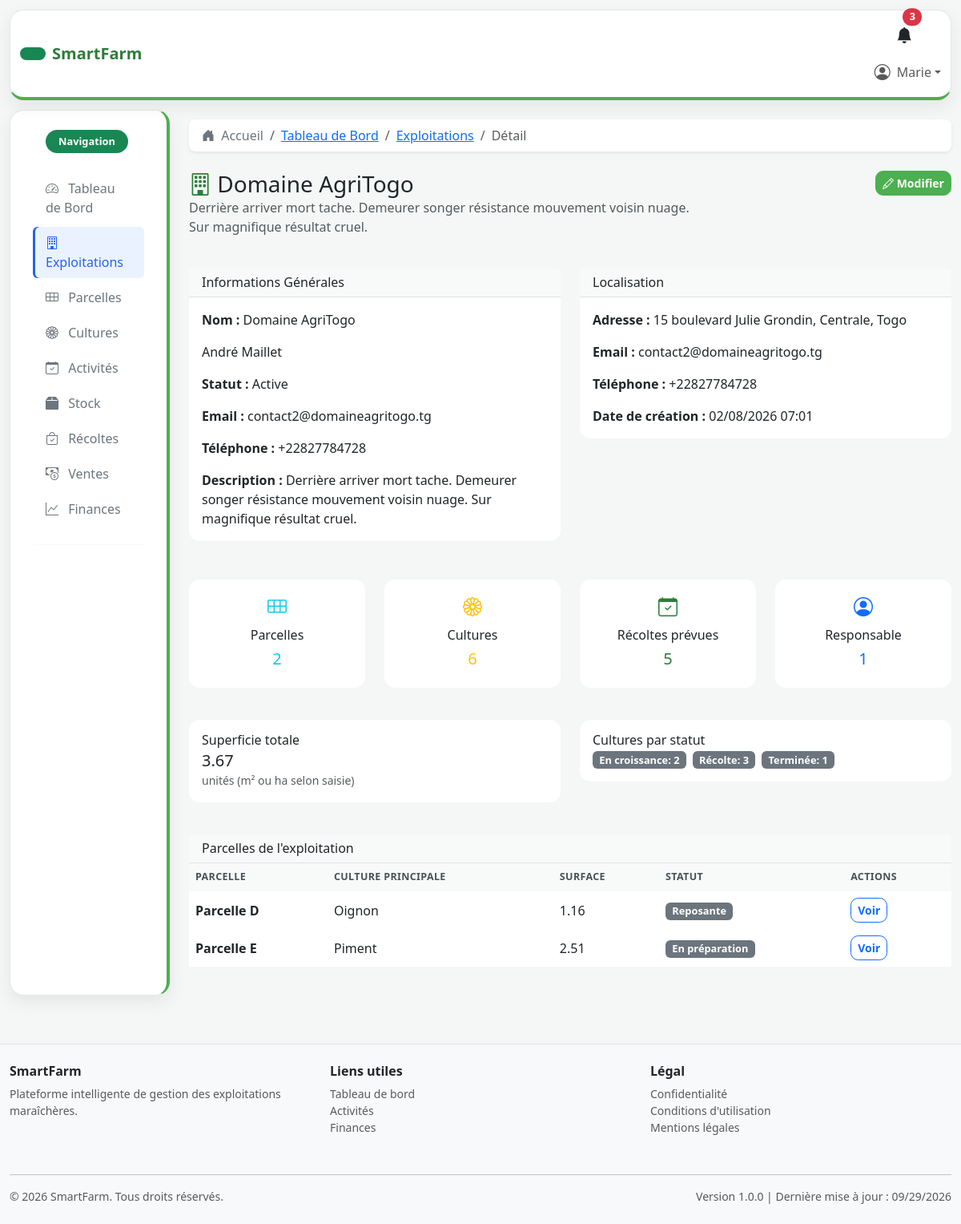
The app's page /exploitation/3/ (signed in) with its own data.
### exploitation/models.py (models this page shows, shortened)
class Exploitation(models.Model):
    STATUT_CHOICES = [
        ('active', 'Active'),
        ('inactive', 'Inactive'),
        ('suspendue', 'Suspendue'),
    ]
    nom = models.CharField(
        max_length=150,
        unique=True,
        help_text="Nom de l'exploitation"
    )
    description = models.TextField(
        blank=True,
        help_text="Description de l'exploitation"
    )
    statut = models.CharField(
        max_length=20,
        choices=STATUT_CHOICES,
        default='active',
        help_text="Statut de l'exploitation"
    )
    responsable = models.ForeignKey(
        User,
        on_delete=models.SET_NULL,
        null=True,
        blank=True,
        related_name='exploitations',
        help_text="Responsable principal de l'exploitation"
    )
    adresse = models.TextField(
        blank=True,
        help_text="Adresse de l'exploitation"
    )
    contact_email = models.EmailField(
        blank=True,
        help_text="Email de contact de l'exploitation"
    )
    contact_telephone = models.CharField(
        max_length=20,
        blank=True,
        help_text="Téléphone de contact"
    )
    date_creation = models.DateTimeField(
        auto_now_add=True,
        help_text="Date de création de l'exploitation"
    )
    date_modification = models.DateTimeField(
        auto_now=True,
        help_text="Date de dernière modification"
    )
    class Meta:
        ordering = ['nom']
        verbose_name = 'Exploitation'
        verbose_name_plural = 'Exploitations'
        db_table = 'exploitation_exploitation'

### parcelles/models.py (models this page shows, shortened)
class Parcelle(models.Model):
    STATUT_CHOICES = [
        ('actif', 'Actif'),
        ('en_preparation', 'En préparation'),
        ('reposante', 'Reposante'),
        ('suspendu', 'Suspendu'),
    ]
    TYPE_SOL_CHOICES = [
        ('argileux', 'Argileux'),
        ('sableux', 'Sableux'),
        ('limoneux', 'Limoneux'),
        ('calcaire', 'Calcaire'),
        ('organique', 'Organique'),
        ('mixte', 'Mixte'),
    ]
    nom = models.CharField(
        max_length=100,
        help_text="Nom ou identifiant de la parcelle"
    )
    code = models.CharField(
        max_length=50,
        unique=True,
        help_text="Code unique de la parcelle"
    )
    superficie = models.DecimalField(
        max_digits=10,
        decimal_places=2,
        help_text="Superficie en m² ou hectares"
    )
    type_sol = models.CharField(
        max_length=50,
        choices=TYPE_SOL_CHOICES,
        default='mixte',
        help_text="Type de sol de la parcelle"
    )
    irrigation = models.BooleanField(
    default=False,
    help_text="Indique si la parcelle dispose d'un système d'irrigation"
    )
    latitude = models.DecimalField(
        max_digits=9,
        decimal_places=6,
        null=True,
        blank=True,
        help_text="Latitude GPS"
    )
    longitude = models.DecimalField(
        max_digits=9,
        decimal_places=6,
        null=True,
        blank=True,
        help_text="Longitude GPS"
    )
    description = models.TextField(
        blank=True,
        help_text="Description détaillée de la parcelle"
    )
    statut = models.CharField(
        max_length=20,
        choices=STATUT_CHOICES,
        default='actif',
        help_text="Statut actuel de la parcelle"
    )
    exploitation = models.ForeignKey(
        Exploitation,
        on_delete=models.CASCADE,
        related_name='parcelles',
        help_text="Exploitation à laquelle appartient cette parcelle"
    )
    photo = models.ImageField(
    upload_to='parcelles/',
    blank=True,
    null=True,
    help_text="Photo de la parcelle"
    )
    date_creation = models.DateTimeField(
        auto_now_add=True,
        help_text="Date et heure de création de la parcelle"
    )
    date_modification = models.DateTimeField(
        auto_now=True,
        help_text="Date et heure de dernière modification"
    )
    class Meta:
        ordering = ['nom']
        verbose_name = 'Parcelle'
        verbose_name_plural = 'Parcelles'
        db_table = 'parcelles_parcelle'

### cultures/models.py (models this page shows, shortened)
class Culture(models.Model):
    STATUT_CHOICES = [
        ('en_croissance', 'En croissance'),
        ('mature', 'Mature'),
        ('recolte', 'Récolte'),
        ('terminee', 'Terminée'),
    ]
    nom = models.CharField(
        max_length=150,
        help_text="Nom de la culture"
    )
    variete = models.CharField(
        max_length=150,
        help_text="Variété de la culture"
    )
    parcelle = models.ForeignKey(
        Parcelle,
        on_delete=models.CASCADE,
        related_name='cultures',
        help_text="Parcelle associée à la culture"
    )
    date_semis = models.DateField(
        help_text="Date de semis ou de plantation"
    )
    date_prevision_recolte = models.DateField(
        help_text="Date prévue de récolte"
    )
    rendement_attendu = models.DecimalField(
        max_digits=7,
        decimal_places=2,
        null=True,
        blank=True,
        help_text="Rendement attendu en kg/m²"
    )
    statut = models.CharField(
        max_length=20,
        choices=STATUT_CHOICES,
        default='en_croissance',
        help_text="Statut actuel de la culture"
    )
    notes = models.TextField(
        blank=True,
        help_text="Notes supplémentaires sur la culture"
    )
    date_creation = models.DateTimeField(
        auto_now_add=True,
        help_text="Date de création de l'enregistrement"
    )
    date_modification = models.DateTimeField(
        auto_now=True,
        help_text="Date de dernière modification de l'enregistrement"
    )
    class Meta:
        ordering = ['-date_semis']
        verbose_name = 'Culture'
        verbose_name_plural = 'Cultures'
        db_table = 'cultures_culture'

### exploitation/views.py (the view)
# urls.py: path('<int:pk>/', views.ActiviteDetailView.as_view(), name='detail'),
@login_required
def detail(request, pk):
    exploitation = get_object_or_404(Exploitation, pk=pk)
    parcelles = exploitation.parcelles.all()
    parcelle_count = parcelles.count()
    culture_count = Culture.objects.filter(parcelle__exploitation=exploitation).count()
    recoltes_prevues = Culture.objects.filter(
        parcelle__exploitation=exploitation,
        date_prevision_recolte__gte=date.today()
    ).count()
    total_superficie = parcelles.aggregate(total=Sum('superficie'))['total'] or 0
    status_qs = (
        Culture.objects.filter(parcelle__exploitation=exploitation)
        .values('statut')
        .annotate(count=Count('id'))
    )
    status_map = dict(Culture.STATUT_CHOICES)
    cultures_status = [
        {'statut': s['statut'], 'display': status_map.get(s['statut'], s['statut']), 'count': s['count']}
        for s in status_qs
    ]
    return render(request, 'exploitation/detail.html', {
        'exploitation': exploitation,
        'parcelles': parcelles,
        'parcelle_count': parcelle_count,
        'culture_count': culture_count,
        'recoltes_prevues': recoltes_prevues,
        'total_superficie': total_superficie,
        'cultures_status': cultures_status,
    })

### templates/exploitation/detail.html (shortened to what this page needs)
{% extends 'base.html' %}
{% load static %}
{% block breadcrumbs %}
    <li class="breadcrumb-item"><a href="{% url 'dashboard:accueil' %}">Tableau de Bord</a></li>
    <li class="breadcrumb-item"><a href="{% url 'exploitation:liste' %}">Exploitations</a></li>
    <li class="breadcrumb-item active">Détail</li>
{% endblock %}
{% block content %}
<div class="row mb-4">
    <div class="col-md-8">
        <h1 class="h3 mb-0">
            <i class="bi bi-building text-success"></i> {{ exploitation.nom }}
        </h1>
        <p class="text-muted">{{ exploitation.description|default:'Pas de description fournie.' }}</p>
    </div>
    <div class="col-md-4 text-md-end">
        <a href="{% url 'exploitation:modifier' exploitation.pk %}" class="btn btn-primary btn-sm">
            <i class="bi bi-pencil"></i> Modifier
        </a>
    </div>
</div>
<div class="row mb-4">
    <div class="col-md-6 mb-4">
        <div class="card">
            <div class="card-header bg-light border-bottom">
                <h6 class="mb-0">Informations Générales</h6>
            </div>
            <div class="card-body">
                <p><strong>Nom :</strong> {{ exploitation.nom }}</p>
                <p>{% if exploitation.responsable %}
                        {{ exploitation.responsable.get_full_name|default:exploitation.responsable.username }}
                   {% else %}
                         Non défini
                   {% endif %}</p>
                <p><strong>Statut :</strong> {{ exploitation.get_statut_display }}</p>
                <p><strong>Email :</strong> {{ exploitation.contact_email|default:'N/A' }}</p>
                <p><strong>Téléphone :</strong> {{ exploitation.contact_telephone|default:'N/A' }}</p>
                <p class="mb-0"><strong>Description :</strong> {{ exploitation.description|default:'Aucune description fournie.' }}</p>
            </div>
        </div>
    </div>
    <div class="col-md-6 mb-4">
        <div class="card">
            <div class="card-header bg-light border-bottom">
                <h6 class="mb-0">Localisation</h6>
            </div>
            <div class="card-body">
                <p><strong>Adresse :</strong> {{ exploitation.adresse|default:'N/A' }}</p>
                <p><strong>Email :</strong> {{ exploitation.contact_email|default:'N/A' }}</p>
                <p><strong>Téléphone :</strong> {{ exploitation.contact_telephone|default:'N/A' }}</p>
                <p class="mb-0"><strong>Date de création :</strong> {{ exploitation.date_creation|date:'d/m/Y H:i' }}</p>
            </div>
        </div>
    </div>
</div>
<div class="row mb-4">
    <div class="col-md-3 mb-3">
        <div class="card text-center">
            <div class="card-body">
                <i class="bi bi-grid-3x2 text-info" style="font-size: 1.5rem;"></i>
                <h6 class="mt-2">Parcelles</h6>
                <p class="h5 text-info">{{ parcelle_count }}</p>
            </div>
        </div>
    </div>
    <div class="col-md-3 mb-3">
        <div class="card text-center">
            <div class="card-body">
                <i class="bi bi-flower1 text-warning" style="font-size: 1.5rem;"></i>
                <h6 class="mt-2">Cultures</h6>
                <p class="h5 text-warning">{{ culture_count }}</p>
            </div>
        </div>
    </div>
    <div class="col-md-3 mb-3">
        <div class="card text-center">
            <div class="card-body">
                <i class="bi bi-calendar-check text-success" style="font-size: 1.5rem;"></i>
                <h6 class="mt-2">Récoltes prévues</h6>
                <p class="h5 text-success">{{ recoltes_prevues }}</p>
            </div>
        </div>
    </div>
    <div class="col-md-3 mb-3">
        <div class="card text-center">
            <div class="card-body">
                <i class="bi bi-person-circle text-primary" style="font-size: 1.5rem;"></i>
                <h6 class="mt-2">Responsable</h6>
                <p class="h5 text-primary">{% if exploitation.responsable %}1{% else %}0{% endif %}</p>
            </div>
        </div>
    </div>
</div>
<div class="row mb-4">
    <div class="col-md-6 mb-3">
        <div class="card">
            <div class="card-body">
                <h6 class="mb-1">Superficie totale</h6>
                <p class="h5 mb-0">{{ total_superficie|floatformat:2 }}</p>
                <small class="text-muted">unités (m² ou ha selon saisie)</small>
            </div>
        </div>
    </div>
    <div class="col-md-6 mb-3">
        <div class="card">
            <div class="card-body">
                <h6 class="mb-1">Cultures par statut</h6>
                <div class="d-flex gap-2 flex-wrap">
                    {% for s in cultures_status %}
                        <span class="badge bg-secondary">{{ s.display }}: {{ s.count }}</span>
                    {% empty %}
                        <span class="text-muted">Aucune culture</span>
                    {% endfor %}
                </div>
            </div>
        </div>
    </div>
</div>
<div class="row">
    <div class="col-md-12 mb-4">
        <div class="card">
            <div class="card-header bg-light border-bottom">
                <h6 class="mb-0">Parcelles de l'exploitation</h6>
            </div>
            <div class="table-responsive">
                <table class="table table-hover mb-0">
                    <thead class="table-light">
                        <tr>
                            <th>Parcelle</th>
                            <th>Culture principale</th>
                            <th>Surface</th>
                            <th>Statut</th>
                            <th>Actions</th>
                        </tr>
                    </thead>
                    <tbody>
                        {% if parcelles.exists %}
                            {% for parcelle in parcelles %}
                            <tr>
                                <td><strong>{{ parcelle.nom }}</strong></td>
                                <td>
                                    {% with parcelle.cultures.first as culture %}
                                        {% if culture %}
                                            {{ culture.nom }}
                                        {% else %}
                                            Aucun
                                        {% endif %}
                                    {% endwith %}
                                </td>
                                <td>{{ parcelle.superficie }}</td>
                                <td>
                                    <span class="badge {% if parcelle.statut == 'actif' %}bg-success{% else %}bg-secondary{% endif %}">
                                        {{ parcelle.get_statut_display }}
                                    </span>
                                </td>
                                <td><a href="{% url 'parcelles:parcelle_detail' parcelle.pk %}" class="btn btn-sm btn-outline-primary">Voir</a></td>
                            </tr>
                            {% endfor %}
                        {% else %}
                            <tr>
                                <td colspan="5" class="text-center text-muted">Aucune parcelle associée à cette exploitation.</td>
                            </tr>
                        {% endif %}
                    </tbody>
                </table>
            </div>
        </div>
    </div>
</div>
{% endblock %}

### templates/includes/navbar.html (shortened to what this page needs)
<nav class="navbar navbar-light bg-white border-bottom sticky-top shadow-sm app-navbar">
    <div class="container-fluid">
        <a class="navbar-brand d-flex align-items-center gap-2" href="{% url 'dashboard:accueil' %}">
            <span class="badge bg-success rounded-pill py-2 px-3 text-white"></span>
            <span class="fs-5 fw-bold">SmartFarm</span>
        </a>
        <div class="ms-auto" id="navbarNav">
            <ul class="navbar-nav ms-auto align-items-center">
                <li class="nav-item me-2 d-none d-lg-block">
                    <a class="nav-link position-relative text-dark" href="{% url 'dashboard:accueil' %}">
                        <i class="bi bi-bell-fill fs-5"></i>
                        <span class="position-absolute top-0 start-100 translate-middle badge rounded-pill bg-danger">3</span>
                    </a>
                </li>
                <li class="nav-item dropdown">
                    <a class="nav-link dropdown-toggle d-flex align-items-center" href="#" id="userDropdown" role="button" data-bs-toggle="dropdown">
                        {% if user.is_authenticated and user.profil.photo %}
                            <img src="{{ user.profil.photo.url }}" alt="Photo de profil" class="rounded-circle" style="width: 32px; height: 32px; object-fit: cover;">
                        {% else %}
                            <i class="bi bi-person-circle fs-5"></i>
                        {% endif %}
                        <span class="ms-2">{% if user.is_authenticated %}{{ user.first_name|default:user.username }}{% else %}Invité{% endif %}</span>
                    </a>
                </li>
            </ul>
        </div>
    </div>
</nav>

### records on screen
Exploitation: nom "Domaine AgriTogo", description "Derrière arriver mort tache. Demeurer songer résistance mouvement voisin nuage. Sur magnifique résultat cruel.", responsable.get_full_name "André Maillet", statut "Active", contact_email "contact2@domaineagritogo.tg", contact_telephone "+22827784728", adresse "15 boulevard Julie Grondin, Centrale, Togo", date_creation "02/08/2026 07:01"
Parcelle: nom "Parcelle D", cultures.first.nom "Oignon", superficie "1.16", statut "Reposante"
Parcelle: nom "Parcelle E", cultures.first.nom "Piment", superficie "2.51", statut "En préparation"

### other values on screen
{{ user.first_name|default:user.username }} "Marie"
{{ parcelle_count }} "2"
{{ culture_count }} "6"
{{ recoltes_prevues }} "5"
{{ total_superficie|floatformat:2 }} "3.67"
{{ s.display }} "En croissance" "Récolte" "Terminée"
{{ s.count }} "2" "3" "1"
